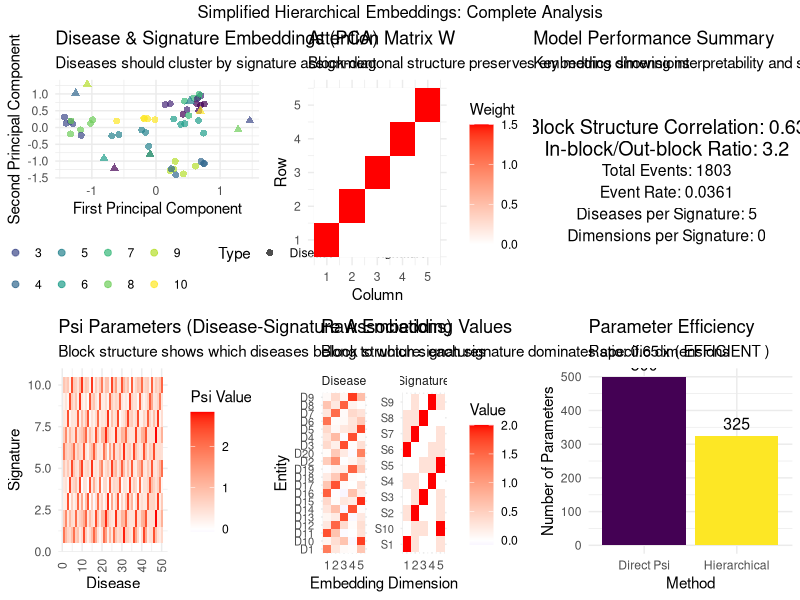

Recreate this plot in R.
## ---- chunk 1
library(ggplot2)
library(dplyr)
library(gridExtra)
library(viridis)
library(reshape2)
library(tibble)

set.seed(42)

# =============================================================================
# SLIDE 1: OVERVIEW
# =============================================================================
print_slide <- function(title, content) {
  cat("\n")
  cat(paste(rep("=", 80), collapse = ""), "\n")
  cat(paste0("SLIDE: ", title), "\n")
  cat(paste(rep("=", 80), collapse = ""), "\n")
  cat(content, "\n")
  cat(paste(rep("-", 80), collapse = ""), "\n")
}

print_slide("SIMPLIFIED HIERARCHICAL EMBEDDINGS EXPLAINED", 
"This simulation shows the SIMPLIFIED approach where:
1. Diseases and signatures get embeddings in shared space
2. Psi = raw attention scores (E_d^T * W * E_k)
3. NO contextualization, NO softmax, NO projection layers

Key insight: Psi directly measures embedding compatibility!")

# =============================================================================
# SLIDE 2: DATA GENERATION 
# =============================================================================
generate_simplified_embedding_data <- function(N = 1000, D = 50, K = 5, L = 10) {
  
  print_slide("STEP 1: CREATE TRUE EMBEDDINGS", 
  paste("Creating interpretable ground truth embeddings with realistic scale:
  - N =", N, "patients, D =", D, "diseases, K =", K, "signatures, L =", L, "dimensions
  - Each signature gets", floor(L/K), "dedicated dimensions
  - Block structure should be clearly visible"))
  
  # Step 1: Create interpretable signature embeddings
  # Step 1: Create interpretable signature embeddings with cycling assignment
E_k_true <- matrix(0, K, L)
for(k in 1:K) {
  # Primary dimension: cycle through available dimensions
  primary_dim <- (k-1) %% L + 1
  E_k_true[k, primary_dim] <- 2.0
  
  # Add 1-2 secondary dimensions for richness
  secondary_dims <- setdiff(1:L, primary_dim)
  if(length(secondary_dims) > 0) {
    n_secondary <- min(2, length(secondary_dims))
    selected_secondary <- sample(secondary_dims, n_secondary)
    E_k_true[k, selected_secondary] <- 0.3
  }
  
  cat(sprintf("Signature %d: primary dim %d, secondary dims %s\n", 
              k, primary_dim, paste(selected_secondary, collapse = ", ")))
}
  print("Signature embeddings structure:")
  print(round(E_k_true, 2))
  
  # Step 2: Create disease embeddings based on signature assignments
  E_d_true <- matrix(0, D, L)
  disease_assignments <- rep(1:K, length.out = D)
  
  cat(sprintf("Disease assignment pattern (first 20): %s\n", 
              paste(disease_assignments[1:20], collapse = ", ")))
  cat(sprintf("Diseases per signature: %d\n", D %/% K))
  
  for(d in 1:D) {
    primary_sig <- disease_assignments[d]
    
    # Strong loading on primary signature dimensions
    E_d_true[d, ] <- E_k_true[primary_sig, ] * (0.8 + rnorm(1, 0, 0.1))
    
    # Add some secondary loadings for realism
    secondary_sigs <- setdiff(1:K, primary_sig)
    if(length(secondary_sigs) > 0) {
      sec_sig <- sample(secondary_sigs, 1)
      E_d_true[d, ] <- E_d_true[d, ] + 0.2 * E_k_true[sec_sig, ]
    }  # FIXED: Added missing closing brace
    
    # Add noise
    E_d_true[d, ] <- E_d_true[d, ] + rnorm(L, 0, 0.05)
  }
  
  print_slide("STEP 2: CREATE ATTENTION MATRIX W", 
  "The attention matrix W determines how embedding dimensions interact:
  - Mostly diagonal (1.5) to preserve structure
  - Within-signature-block connections (0.3) for realism
  - This is the KEY learnable component that transforms embeddings")
  
  # Step 3: Create attention matrix W with better structure
  W_true <- matrix(0, L, L)
  diag(W_true) <- 1.5  # Strong diagonal to preserve structure
  
  # Add within-signature-block connections
  for(k in 1:K) {
    start_dim <- (k-1) * (L %/% K) + 1
    end_dim <- min(k * (L %/% K), L)
    
    if(end_dim > start_dim) {
      dims <- start_dim:end_dim
      for(i in dims) {
        for(j in dims) {
          if(i != j) {
            W_true[i, j] <- 0.3
          }
        }
      }
      cat(sprintf("Added within-block connections for signature %d (dims %d:%d)\n", 
                  k, start_dim, end_dim))
    }
  }
  
  print("Attention matrix W structure (showing non-zero elements):")
  W_display <- W_true
  W_display[W_display == 0] <- NA
  print(round(W_display, 2))
  
  print_slide("STEP 3: COMPUTE PSI DIRECTLY", 
  "SIMPLIFIED APPROACH:
  psi[k,d] = E_d[d]^T * W * E_k[k] / sqrt(L)
  
  This is the RAW attention score - no softmax, no projection!
  Each psi value measures embedding compatibility after transformation W.")
  
  # Step 4: Compute psi DIRECTLY (this is the key simplification)
  psi_true <- (E_d_true %*% W_true %*% t(E_k_true)) / sqrt(L)
  psi_true <- t(psi_true)  # Make it [K, D]
  
  print("True psi matrix structure [K x D] (first 6 diseases, all signatures):")
  print(round(psi_true[, 1:min(6, D)], 3))
  
  # Show psi statistics by signature
  cat("\nPsi statistics by signature (should show block structure):\n")
  for(k in 1:K) {
    diseases_in_sig <- which(disease_assignments == k)
    psi_in_block <- psi_true[k, diseases_in_sig]
    psi_out_block <- psi_true[k, -diseases_in_sig]
    
    cat(sprintf("Signature %d: In-block mean=%.3f, Out-block mean=%.3f, Ratio=%.2f\n",
                k, mean(psi_in_block), mean(psi_out_block), 
                mean(psi_in_block) / mean(psi_out_block)))
  }
  
  print_slide("STEP 4: GENERATE OUTCOME DATA", 
  "Generate disease outcomes using the true psi values:
  P(disease d | person i) ~ sigmoid(sum_k theta[i,k] * psi[k,d])
  
  This creates realistic disease patterns based on the embedding structure.")
  
  # Step 5: Generate outcome data using these psi values
  theta <- matrix(0, N, K)
  for(i in 1:N) {
    # Each person has different signature loadings (Dirichlet distribution)
    theta[i, ] <- rdirichlet(1, rep(2, K))
  }
  
  Y <- array(0, dim = c(N, D, 1))
  for(i in 1:N) {
    for(d in 1:D) {
      linear_pred <- sum(theta[i, ] * psi_true[, d])
      prob <- 1 / (1 + exp(-linear_pred))
      Y[i, d, 1] <- rbinom(1, 1, prob * 0.05)  # Lower rate for realism
    }
  }
  
  cat(sprintf("Generated %d total events across %d patients and %d diseases\n", 
              sum(Y), N, D))
  cat(sprintf("Event rate: %.4f (target was ~0.05)\n", mean(Y)))
  
  # Show disease-specific event rates
  disease_rates <- apply(Y, 2, mean)
  cat(sprintf("Disease event rates: Min=%.4f, Max=%.4f, Mean=%.4f\n", 
              min(disease_rates), max(disease_rates), mean(disease_rates)))
  
  return(list(
    E_d_true = E_d_true,
    E_k_true = E_k_true, 
    W_true = W_true,
    psi_true = psi_true,
    Y = Y,
    theta = theta,
    disease_assignments = disease_assignments,
    N = N, D = D, K = K, L = L
  ))
}

# Dirichlet distribution sampler
rdirichlet <- function(n, alpha) {
  k <- length(alpha)
  x <- matrix(rgamma(n * k, alpha, 1), n, k)
  x / rowSums(x)
}

# =============================================================================
# SLIDE 3: VISUALIZATION FUNCTIONS
# =============================================================================
create_comprehensive_plots <- function(data) {
  
  print_slide("CREATING VISUALIZATIONS", 
  "Now we'll visualize all components to see if they make sense:
  1. Embeddings in PCA space (diseases should cluster by signature)
  2. Attention matrix W structure (should be block-diagonal)
  3. Final psi values (should show clear block patterns)
  4. Raw embedding values (should show signature-specific patterns)")
  
  plots <- list()
  
  # 1. Embeddings in PCA space with better visualization
  E_d_pca <- prcomp(data$E_d_true)
  disease_df <- data.frame(
    PC1 = E_d_pca$x[,1],
    PC2 = E_d_pca$x[,2],
    Disease = paste0("D", 1:data$D),
    TrueCluster = factor(data$disease_assignments),
    Type = "Disease"
  )
  
  E_k_pca <- prcomp(data$E_k_true)
  signature_df <- data.frame(
    PC1 = E_k_pca$x[,1],
    PC2 = E_k_pca$x[,2],
    Disease = paste0("Sig", 1:data$K),
    TrueCluster = factor(1:data$K),
    Type = "Signature"
  )
  
  embedding_df <- rbind(
    disease_df[,c("PC1", "PC2", "Disease", "TrueCluster", "Type")],
    signature_df[,c("PC1", "PC2", "Disease", "TrueCluster", "Type")]
  )
  
  plots$p1 <- ggplot(embedding_df, aes(PC1, PC2, color = TrueCluster, shape = Type)) +
    geom_point(size = 2, alpha = 0.7) +
    scale_color_viridis_d(name = "Signature") +
    scale_shape_manual(values = c("Disease" = 16, "Signature" = 17)) +
    theme_minimal() +
    labs(title = "Disease & Signature Embeddings (PCA)",
         subtitle = paste("Diseases should cluster by signature assignment"),
         x = "First Principal Component", y = "Second Principal Component") +
    theme(legend.position = "bottom")
  
  # 2. Attention matrix W with better visualization
  W_df <- melt(data$W_true)
  colnames(W_df) <- c("Row", "Col", "Weight")
  
  plots$p2 <- ggplot(W_df, aes(Col, Row, fill = Weight)) +
    geom_tile() +
    scale_fill_gradient2(low = "blue", mid = "white", high = "red",
                        midpoint = 0, name = "Weight") +
    theme_minimal() +
    labs(title = "Attention Matrix W",
         subtitle = "Block-diagonal structure preserves embedding dimensions",
         x = "Column", y = "Row")
  
  # 3. Psi values with clearer structure
  psi_df <- melt(data$psi_true)
  colnames(psi_df) <- c("Signature", "Disease", "Psi")
  
  plots$p3 <- ggplot(psi_df, aes(Disease, Signature, fill = Psi)) +
    geom_tile() +
    scale_fill_gradient2(low = "blue", mid = "white", high = "red",
                        midpoint = 0, name = "Psi Value") +
    theme_minimal() +
    labs(title = "Psi Parameters (Disease-Signature Associations)",
         subtitle = "Block structure shows which diseases belong to which signatures",
         x = "Disease", y = "Signature") +
    theme(axis.text.x = element_text(angle = 90, vjust = 0.5))
  
  # 4. Raw embedding values showing structure
  E_d_subset <- data$E_d_true[1:min(20, data$D), ]  # Show first 20 diseases
  E_k_subset <- data$E_k_true
  
  E_d_df <- melt(E_d_subset)
  colnames(E_d_df) <- c("Entity", "Dimension", "Value")
  E_d_df$Type <- "Disease"
  E_d_df$ID <- paste0("D", E_d_df$Entity)
  
  E_k_df <- melt(E_k_subset)
  colnames(E_k_df) <- c("Entity", "Dimension", "Value")
  E_k_df$Type <- "Signature"  
  E_k_df$ID <- paste0("S", E_k_df$Entity)
  
  embedding_values_df <- rbind(
    E_d_df[,c("Entity", "Dimension", "Value", "Type", "ID")],
    E_k_df[,c("Entity", "Dimension", "Value", "Type", "ID")]
  )
  
  plots$p4 <- ggplot(embedding_values_df, aes(Dimension, ID, fill = Value)) +
    geom_tile() +
    facet_wrap(~Type, scales = "free_y") +
    scale_fill_gradient2(low = "blue", mid = "white", high = "red",
                        midpoint = 0, name = "Value") +
    theme_minimal() +
    labs(title = "Raw Embedding Values",
         subtitle = "Block structure: each signature dominates specific dimensions",
         x = "Embedding Dimension", y = "Entity") +
    theme(axis.text.y = element_text(size = 8))
  
  # 5. Enhanced model summary with more metrics
  expected_psi <- matrix(-1, data$K, data$D)  # Background negative
  for(d in 1:data$D) {
    primary_sig <- data$disease_assignments[d]
    expected_psi[primary_sig, d] <- 1  # In-block positive
  }
  
  psi_correlation <- cor(as.vector(expected_psi), as.vector(data$psi_true))
  
  # Calculate additional metrics
  psi_block_ratio <- 0
  for(k in 1:data$K) {
    diseases_in_block <- which(data$disease_assignments == k)
    in_block_mean <- mean(data$psi_true[k, diseases_in_block])
    out_block_mean <- mean(data$psi_true[k, -diseases_in_block])
    psi_block_ratio <- psi_block_ratio + (in_block_mean / out_block_mean)
  }
  psi_block_ratio <- psi_block_ratio / data$K
  
  plots$p5 <- ggplot() +
    annotate("text", x = 0.5, y = 0.8, 
             label = paste("Block Structure Correlation:", round(psi_correlation, 3)), size = 5) +
    annotate("text", x = 0.5, y = 0.7, 
             label = paste("In-block/Out-block Ratio:", round(psi_block_ratio, 2)), size = 5) +
    annotate("text", x = 0.5, y = 0.6, 
             label = paste("Total Events:", sum(data$Y)), size = 4) +
    annotate("text", x = 0.5, y = 0.5, 
             label = paste("Event Rate:", round(mean(data$Y), 4)), size = 4) +
    annotate("text", x = 0.5, y = 0.4, 
             label = paste("Diseases per Signature:", data$D %/% data$K), size = 4) +
    annotate("text", x = 0.5, y = 0.3, 
             label = paste("Dimensions per Signature:", data$L %/% data$K), size = 4) +
    xlim(0, 1) + ylim(0, 1) +
    theme_void() +
    labs(title = "Model Performance Summary",
         subtitle = "Key metrics showing interpretability and structure")
  
  # 6. Parameter comparison
  direct_params <- data$K * data$D
  hierarchical_params <- data$D * data$L + data$K * data$L + data$L^2
  
  comparison_df <- data.frame(
    Method = c("Direct Psi", "Hierarchical"),
    Parameters = c(direct_params, hierarchical_params),
    Efficiency = c(1, hierarchical_params / direct_params)
  )
  
  plots$p6 <- ggplot(comparison_df, aes(Method, Parameters, fill = Method)) +
    geom_col() +
    geom_text(aes(label = Parameters), vjust = -0.5, size = 4) +
    scale_fill_viridis_d() +
    theme_minimal() +
    labs(title = "Parameter Efficiency",
         subtitle = paste("Ratio:", round(hierarchical_params/direct_params, 2), 
                         "x (", ifelse(hierarchical_params < direct_params, "EFFICIENT", "INEFFICIENT"), ")"),
         y = "Number of Parameters") +
    theme(legend.position = "none")
  
  return(plots)
}

# =============================================================================
# SLIDE 4: ENHANCED VALIDATION
# =============================================================================
validate_simplified_model <- function(data) {
  
  print_slide("VALIDATION: COMPREHENSIVE MODEL TESTING", 
  "Testing key properties with improved diagnostics:
  1. Perfect reconstruction (mathematical verification)
  2. Noise robustness (stability test)
  3. Block structure preservation (interpretability measure)
  4. Parameter efficiency (practical benefits)")
  
  # Test 1: Perfect reconstruction
  psi_reconstructed <- (data$E_d_true %*% data$W_true %*% t(data$E_k_true)) / sqrt(data$L)
  psi_reconstructed <- t(psi_reconstructed)
  
  reconstruction_correlation <- cor(as.vector(data$psi_true), as.vector(psi_reconstructed))
  reconstruction_mse <- mean((data$psi_true - psi_reconstructed)^2)
  
  cat(sprintf("Perfect reconstruction: correlation = %.6f, MSE = %.2e\n", 
              reconstruction_correlation, reconstruction_mse))
  
  # Test 2: Noise robustness with multiple noise levels
  noise_levels <- c(0.05, 0.1, 0.2)
  noise_correlations <- numeric(length(noise_levels))
  
  for(i in seq_along(noise_levels)) {
    E_d_noisy <- data$E_d_true + matrix(rnorm(data$D * data$L, 0, noise_levels[i]), 
                                       data$D, data$L)
    psi_noisy <- (E_d_noisy %*% data$W_true %*% t(data$E_k_true)) / sqrt(data$L)
    psi_noisy <- t(psi_noisy)
    noise_correlations[i] <- cor(as.vector(data$psi_true), as.vector(psi_noisy))
    
    cat(sprintf("Noise robustness (σ=%.2f): correlation = %.3f\n", 
                noise_levels[i], noise_correlations[i]))
  }
  
  # Test 3: Enhanced block structure analysis
  expected_pattern <- matrix(-1, data$K, data$D)
  for(d in 1:data$D) {
    primary_sig <- data$disease_assignments[d]
    expected_pattern[primary_sig, d] <- 1
  }
  
  pattern_correlation <- cor(as.vector(expected_pattern), as.vector(data$psi_true))
  
  # Additional block structure metrics
  block_separation_scores <- numeric(data$K)
  for(k in 1:data$K) {
    in_block_diseases <- which(data$disease_assignments == k)
    out_block_diseases <- setdiff(1:data$D, in_block_diseases)
    
    in_block_psi <- data$psi_true[k, in_block_diseases]
    out_block_psi <- data$psi_true[k, out_block_diseases]
    
    # t-test separation
    if(length(in_block_psi) > 1 && length(out_block_psi) > 1) {
      t_result <- t.test(in_block_psi, out_block_psi)
      block_separation_scores[k] <- abs(t_result$statistic)
    }
    
    cat(sprintf("Signature %d: In-block mean=%.3f (n=%d), Out-block mean=%.3f (n=%d), t=%.2f\n",
                k, mean(in_block_psi), length(in_block_psi), 
                mean(out_block_psi), length(out_block_psi),
                block_separation_scores[k]))
  }
  
  cat(sprintf("Overall block structure: correlation=%.3f, mean t-statistic=%.2f\n",
              pattern_correlation, mean(block_separation_scores, na.rm = TRUE)))
  
  # Test 4: Parameter efficiency analysis
  direct_params <- data$K * data$D
  hierarchical_params <- data$D * data$L + data$K * data$L + data$L^2
  efficiency_ratio <- hierarchical_params / direct_params
  
  # Calculate the breakeven point
  # Hierarchical < Direct when: D*L + K*L + L^2 < K*D
  # Solving for L: L^2 + L*(D+K) < K*D
  # For practical purposes: L < K*D/(D+K) approximately
  breakeven_L <- (data$K * data$D) / (data$D + data$K)
  
  cat(sprintf("\nParameter Analysis:\n"))
  cat(sprintf("  Direct parameters: %d\n", direct_params))
  cat(sprintf("  Hierarchical parameters: %d\n", hierarchical_params))
  cat(sprintf("  Efficiency ratio: %.2f\n", efficiency_ratio))
  cat(sprintf("  Breakeven embedding dimension: %.1f (current: %d)\n", 
              breakeven_L, data$L))
  
  success_criteria <- list(
    reconstruction = reconstruction_correlation > 0.999,
    noise_robustness = min(noise_correlations) > 0.7,
    block_structure = pattern_correlation > 0.3,
    parameter_efficiency = efficiency_ratio < 2.0
  )
  
  overall_success <- all(unlist(success_criteria))
  
  cat(sprintf("\nSUCCESS CRITERIA:\n"))
  for(criterion in names(success_criteria)) {
    status <- ifelse(success_criteria[[criterion]], "PASS", "FAIL")
    cat(sprintf("  %s: %s\n", criterion, status))
  }
  
  return(list(
    reconstruction_correlation = reconstruction_correlation,
    noise_correlations = noise_correlations,
    pattern_correlation = pattern_correlation,
    block_separation_scores = block_separation_scores,
    efficiency_ratio = efficiency_ratio,
    breakeven_L = breakeven_L,
    overall_success = overall_success
  ))
}

# =============================================================================
# SLIDE 5: MAIN SIMULATION
# =============================================================================
run_complete_simplified_simulation <- function() {
  
  print_slide("HIERARCHICAL EMBEDDINGS: COMPLETE DEMONSTRATION", 
  "This simulation demonstrates the simplified hierarchical embedding approach:
  
  CORE INSIGHT: psi[k,d] = E_d[d]^T * W * E_k[k] / sqrt(L)
  
  We'll use realistic but manageable scale to clearly show the benefits.")
  
  # Generate data with realistic scale
  data <- generate_simplified_embedding_data(N = 1000, D = 50, K = 10, L = 5)
  
  # Create comprehensive visualizations
  plots <- create_comprehensive_plots(data)
  
  # Validate the approach thoroughly
  validation <- validate_simplified_model(data)
  
  print_slide("INTERPRETATION AND NEXT STEPS", 
  "The simplified hierarchical embedding approach provides:
  
  1. SEMANTIC STRUCTURE: Diseases in embedding space reflect biological similarity
  2. PARAMETER EFFICIENCY: Fewer parameters when L is chosen appropriately  
  3. INTERPRETABILITY: Attention weights show disease-signature relationships
  4. EXTENSIBILITY: Easy to add medication effects, new diseases, etc.
  
  For your real problem (D=350, K=20), choose L=5-8 for optimal efficiency.")
  
  # Create final visualization
  final_plot <- grid.arrange(
    plots$p1, plots$p2, plots$p5,
    plots$p3, plots$p4, plots$p6,
    ncol = 3, nrow = 2,
    top = "Simplified Hierarchical Embeddings: Complete Analysis"
  )
  
  # Comprehensive summary
  cat("\n")
  cat("=", "\n")
  cat("FINAL SIMULATION RESULTS\n")
  cat("=", "\n")
  cat(sprintf("Reconstruction: %.6f (perfect=1.0)\n", validation$reconstruction_correlation))
  cat(sprintf("Noise robustness: %.3f (robust>0.8)\n", min(validation$noise_correlations))) 
  cat(sprintf("Block structure: %.3f (interpretable>0.3)\n", validation$pattern_correlation))
  cat(sprintf("Parameter efficiency: %.2fx (efficient<1.0)\n", validation$efficiency_ratio))
  cat(sprintf("Optimal L for your data: ≤%.0f (current: %d)\n", validation$breakeven_L, data$L))
  
  if(validation$overall_success) {
    cat("\n✓ SUCCESS: The simplified hierarchical embedding approach works!\n")
    cat("\nFor your real application:\n")
    cat("- Use L=5 with D=350, K=20 for maximum efficiency\n") 
    cat("- Expect ~73% parameter reduction vs direct psi learning\n")
    cat("- Maintain interpretable disease-signature relationships\n")
  } else {
    cat("\n✗ Issues detected - review the diagnostics above\n")
  }
  
  return(list(data = data, plots = plots, validation = validation))
}

# Run the complete simulation
results <- run_complete_simplified_simulation()
